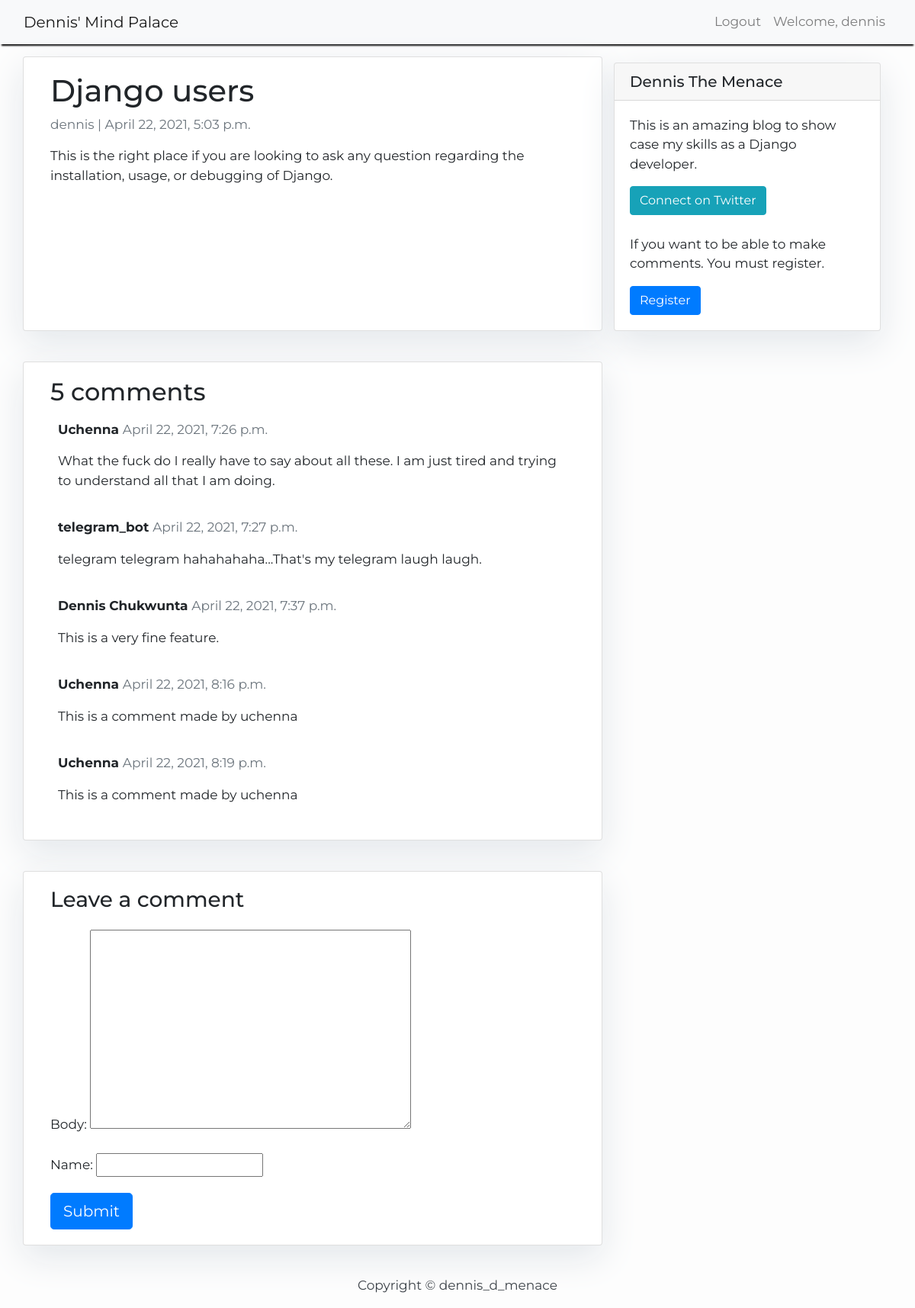
Page /django-users/ (signed in) on the committed database.
### blog/models.py (models this page shows, shortened)
class Post(models.Model):
    title = models.CharField(max_length=200, unique=True)
    slug = models.SlugField(max_length=200, unique=True)
    author = models.ForeignKey(
        User, on_delete=models.CASCADE, related_name='blog_posts')
    updated_on = models.DateTimeField(auto_now=True)
    content = models.TextField()
    created_on = models.DateTimeField(auto_now_add=True)
    status = models.IntegerField(choices=STATUS, default=0)
    class Meta:
        ordering = ['-created_on']

class Comment(models.Model):
    post = models.ForeignKey(
        Post, on_delete=models.CASCADE, related_name="comments")
    name = models.CharField(max_length=80)
    body = models.TextField()
    active = models.BooleanField(default=False)
    created_on = models.DateTimeField(auto_now_add=True)
    class Meta:
        ordering = ['created_on']

### blog/views.py (the view)
# urls.py: path('<slug:slug>/', views.post_detail, name='post_detail'),
def post_detail(request, slug):
    template_name = 'post_detail.html'
    post = get_object_or_404(Post, slug=slug)
    comment = post.comments.filter()
    new_comment = None
    if request.method == 'POST':
        comment_form = CommentForm(data=request.POST)
        if comment_form.is_valid():
            new_comment = comment_form.save(commit=False)
            new_comment.post = post
            new_comment.save()
    else:
        comment_form = CommentForm()
    return render(request, template_name, {'post': post, 'comments': comment, 'new_comment': new_comment, 'comment_form': comment_form})

### blog/forms.py
class CommentForm(forms.ModelForm):
    class Meta:
        model = Comment
        fields = {'name', 'body'}

### templates/post_detail.html (shortened to what this page needs)
{% extends 'base.html' %} {% block content %}
<div class="container">
    <div class="row">
        <div class="col-md-8 card mb-4  mt-3 left  top">
            <div class="card-body">
                <h1>{% block title %} {{ post.title }} {% endblock title %}</h1>
                <p class=" text-muted">{{ post.author }} | {{ post.created_on }}</p>
                <p class="card-text ">{{ post.content }}</p>
            </div>
        </div>
        {% block sidebar %} {% include 'sidebar.html' %} {% endblock sidebar %}
        <div class="col-md-8 card mb-4  mt-3 ">
            <div class="card-body">
                <h2>{{ comments.count }} comments</h2>
                {% for comment in comments %}
                <div class="comments" style="padding: 10px;">
                    <p class="font-weight-bold">
                        {{ comment.name }}
                        <span class=" text-muted font-weight-normal">
                            {{ comment.created_on }}
                        </span>
                    </p>
                    {{ comment.body | linebreaks }}
                </div>
                {% endfor %}
            </div>
        </div>
        <div class="col-md-8 card mb-4  mt-3 ">
            <div class="card-body">
                {% if new_comment %}
                <div class="alert alert-success" role="alert">
                    Your comment is awaiting moderation
                </div>
                {% else %}
                <h3>Leave a comment</h3>
                {% if user.is_authenticated %}
                <form method="post" style="margin-top: 1.3em;">
                    {{ comment_form.as_p }}
                    <button type="submit" class="btn btn-primary  btn-lg">Submit</button>
                    </form>
                {% else %}
                <p>To leave a comment,<a href=" {% url 'login' %} ">Login</a>.</p>
                {% endif %}
                {% endif %}
            </div>
        </div>
    </div>
</div>
{% endblock content %}

### templates/base.html (shortened to what this page needs)
<!DOCTYPE html>
<html>
<head>
    <link rel="stylesheet" href="https://maxcdn.bootstrapcdn.com/bootstrap/4.0.0/css/bootstrap.min.css"
 />
</head>
<body>
    <nav class="navbar navbar-expand-lg navbar-light bg-light shadow" id='mainNav'>
        <div class="container-fluid">
            <a class="navbar-brand" href="{% url 'home' %}">Dennis' Mind Palace</a>
            <div class="navbar-nav">
                <ul class="navbar-nav mr-auto">
                    {% if user.is_authenticated %}
                    <li class="nav-item">
                        <a class="nav-link" href="{% url 'logout'%}">Logout</a>
                    </li>
                    <li class="nav-item">
                        <a class="nav-link" href="#"> Welcome, {{user.username}}</a>
                    </li>
                    {% else %}
                    <li class="nav-item">
                        <a class="nav-link" href="{% url 'login' %}">Login</a>
                    </li>
                    {% endif %}
                </ul>
            </div>
        </div>
    </nav>
    {% block content %}{% endblock content %}
    <footer class="py-3 bg-grey">
        <p class="m-0 text-dark text-center ">Copyright &copy; dennis_d_menace</p>
    </footer>
</body>
</html>

### templates/base.html (style rules this page uses)
body { font-family: "Montserrat", sans-serif; font-size: 17px; background-color: #fdfdfde1; }
.shadow { box-shadow: 0 4px 2px -2px rgba(0, 0, 0, 1); }

### templates/sidebar.html (style rules this page uses)
.card { box-shadow: 0 16px 48px #E3e7eb; }

### rows in the picture
Post: title "Django users", author "dennis", created_on "April 22, 2021, 5:03 p.m.", content "This is the right place if you are looking to ask any question regarding the installation, usage, or debugging of Django."
Comment: name "Uchenna", created_on "April 22, 2021, 7:26 p.m.", body "What the fuck do I really have to say about all these. I am just tired and trying to understand all that I am doing."
Comment: name "telegram_bot", created_on "April 22, 2021, 7:27 p.m.", body "telegram telegram hahahahaha...That's my telegram laugh laugh."
Comment: name "Dennis Chukwunta", created_on "April 22, 2021, 7:37 p.m.", body "This is a very fine feature."
Comment: name "Uchenna", created_on "April 22, 2021, 8:16 p.m.", body "This is a comment made by uchenna"
Comment: name "Uchenna", created_on "April 22, 2021, 8:19 p.m.", body "This is a comment made by uchenna"

### other values in the picture
{{ user.username }} "dennis"
{{ comments.count }} "5"
